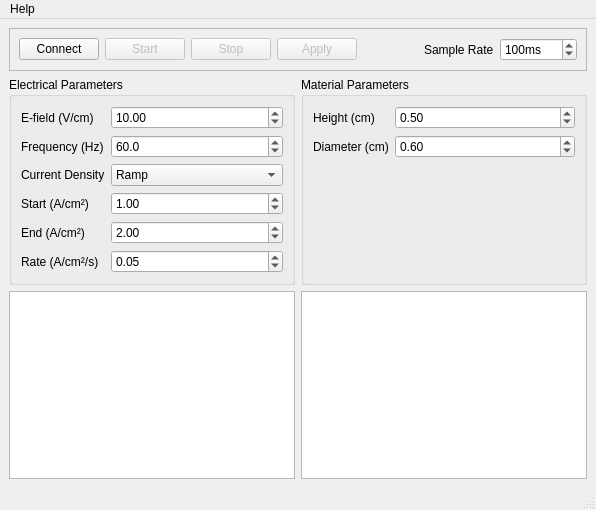
<?xml version="1.0" encoding="UTF-8"?>
<ui version="4.0">
 <class>MainWindow</class>
 <widget class="QMainWindow" name="MainWindow">
  <property name="geometry">
   <rect>
    <x>0</x>
    <y>0</y>
    <width>596</width>
    <height>510</height>
   </rect>
  </property>
  <property name="sizePolicy">
   <sizepolicy hsizetype="Expanding" vsizetype="Expanding">
    <horstretch>0</horstretch>
    <verstretch>0</verstretch>
   </sizepolicy>
  </property>
  <property name="windowTitle">
   <string>MainWindow</string>
  </property>
  <widget class="QWidget" name="centralwidget">
   <property name="sizePolicy">
    <sizepolicy hsizetype="Expanding" vsizetype="Expanding">
     <horstretch>0</horstretch>
     <verstretch>0</verstretch>
    </sizepolicy>
   </property>
   <layout class="QVBoxLayout" name="verticalLayout">
    <item>
     <widget class="QFrame" name="ControlBox">
      <property name="sizePolicy">
       <sizepolicy hsizetype="Preferred" vsizetype="Maximum">
        <horstretch>0</horstretch>
        <verstretch>0</verstretch>
       </sizepolicy>
      </property>
      <property name="frameShape">
       <enum>QFrame::Shape::StyledPanel</enum>
      </property>
      <property name="frameShadow">
       <enum>QFrame::Shadow::Raised</enum>
      </property>
      <layout class="QHBoxLayout" name="horizontalLayout">
       <item>
        <widget class="QPushButton" name="connectionButton">
         <property name="text">
          <string>Connect</string>
         </property>
        </widget>
       </item>
       <item>
        <widget class="QPushButton" name="startButton">
         <property name="enabled">
          <bool>false</bool>
         </property>
         <property name="text">
          <string>Start</string>
         </property>
        </widget>
       </item>
       <item>
        <widget class="QPushButton" name="stopButton">
         <property name="enabled">
          <bool>false</bool>
         </property>
         <property name="text">
          <string>Stop</string>
         </property>
        </widget>
       </item>
       <item>
        <widget class="QPushButton" name="applyButton">
         <property name="enabled">
          <bool>false</bool>
         </property>
         <property name="sizePolicy">
          <sizepolicy hsizetype="Preferred" vsizetype="Fixed">
           <horstretch>0</horstretch>
           <verstretch>0</verstretch>
          </sizepolicy>
         </property>
         <property name="text">
          <string>Apply</string>
         </property>
        </widget>
       </item>
       <item>
        <spacer name="horizontalSpacer_2">
         <property name="orientation">
          <enum>Qt::Orientation::Horizontal</enum>
         </property>
         <property name="sizeHint" stdset="0">
          <size>
           <width>40</width>
           <height>20</height>
          </size>
         </property>
        </spacer>
       </item>
       <item>
        <widget class="QLabel" name="sampleRateLabel">
         <property name="text">
          <string>Sample Rate</string>
         </property>
        </widget>
       </item>
       <item>
        <widget class="QDoubleSpinBox" name="sampleRateDoubleSpinBox">
         <property name="suffix">
          <string>ms</string>
         </property>
         <property name="decimals">
          <number>0</number>
         </property>
         <property name="minimum">
          <double>10.000000000000000</double>
         </property>
         <property name="maximum">
          <double>10000.000000000000000</double>
         </property>
         <property name="value">
          <double>100.000000000000000</double>
         </property>
        </widget>
       </item>
      </layout>
     </widget>
    </item>
    <item>
     <layout class="QHBoxLayout" name="ParamBox">
      <property name="sizeConstraint">
       <enum>QLayout::SizeConstraint::SetMinimumSize</enum>
      </property>
      <item>
       <widget class="QGroupBox" name="ElecBox">
        <property name="sizePolicy">
         <sizepolicy hsizetype="MinimumExpanding" vsizetype="Minimum">
          <horstretch>0</horstretch>
          <verstretch>0</verstretch>
         </sizepolicy>
        </property>
        <property name="title">
         <string>Electrical Parameters</string>
        </property>
        <layout class="QFormLayout" name="formLayout_2">
         <item row="0" column="0">
          <widget class="QLabel" name="eFieldLabel">
           <property name="text">
            <string>E-field (V/cm)</string>
           </property>
          </widget>
         </item>
         <item row="0" column="1">
          <widget class="QDoubleSpinBox" name="eFieldDoubleSpinBox">
           <property name="value">
            <double>10.000000000000000</double>
           </property>
          </widget>
         </item>
         <item row="2" column="0">
          <widget class="QLabel" name="currentDensityLabel">
           <property name="text">
            <string>Current Density</string>
           </property>
          </widget>
         </item>
         <item row="2" column="1">
          <widget class="QComboBox" name="currentDensityModeComboBox">
           <property name="currentIndex">
            <number>1</number>
           </property>
           <item>
            <property name="text">
             <string>Hold</string>
            </property>
           </item>
           <item>
            <property name="text">
             <string>Ramp</string>
            </property>
           </item>
          </widget>
         </item>
         <item row="3" column="0">
          <widget class="QLabel" name="currentDensityStartLabel">
           <property name="text">
            <string>Start (A/cm²)</string>
           </property>
          </widget>
         </item>
         <item row="3" column="1">
          <widget class="QDoubleSpinBox" name="currentDensityStartDoubleSpinBox">
           <property name="singleStep">
            <double>0.500000000000000</double>
           </property>
           <property name="value">
            <double>1.000000000000000</double>
           </property>
          </widget>
         </item>
         <item row="4" column="0">
          <widget class="QLabel" name="currentDensityEndLabel">
           <property name="text">
            <string>End (A/cm²)</string>
           </property>
          </widget>
         </item>
         <item row="4" column="1">
          <widget class="QDoubleSpinBox" name="currentDensityEndDoubleSpinBox">
           <property name="singleStep">
            <double>0.500000000000000</double>
           </property>
           <property name="value">
            <double>2.000000000000000</double>
           </property>
          </widget>
         </item>
         <item row="5" column="0">
          <widget class="QLabel" name="currentDensityRateLabel">
           <property name="text">
            <string>Rate (A/cm²/s)</string>
           </property>
          </widget>
         </item>
         <item row="5" column="1">
          <widget class="QDoubleSpinBox" name="currentDensityRateDoubleSpinBox">
           <property name="minimum">
            <double>0.010000000000000</double>
           </property>
           <property name="singleStep">
            <double>0.050000000000000</double>
           </property>
           <property name="value">
            <double>0.050000000000000</double>
           </property>
          </widget>
         </item>
         <item row="1" column="0">
          <widget class="QLabel" name="frequencyHzLabel">
           <property name="text">
            <string>Frequency (Hz)</string>
           </property>
          </widget>
         </item>
         <item row="1" column="1">
          <widget class="QDoubleSpinBox" name="frequencyHzDoubleSpinBox">
           <property name="decimals">
            <number>1</number>
           </property>
           <property name="minimum">
            <double>43.000000000000000</double>
           </property>
           <property name="maximum">
            <double>1200.000000000000000</double>
           </property>
           <property name="value">
            <double>60.000000000000000</double>
           </property>
          </widget>
         </item>
        </layout>
       </widget>
      </item>
      <item>
       <widget class="QGroupBox" name="MatBox">
        <property name="sizePolicy">
         <sizepolicy hsizetype="MinimumExpanding" vsizetype="Minimum">
          <horstretch>0</horstretch>
          <verstretch>0</verstretch>
         </sizepolicy>
        </property>
        <property name="minimumSize">
         <size>
          <width>0</width>
          <height>0</height>
         </size>
        </property>
        <property name="title">
         <string>Material Parameters</string>
        </property>
        <layout class="QFormLayout" name="formLayout_3">
         <item row="0" column="0">
          <widget class="QLabel" name="heightCmLabel">
           <property name="text">
            <string>Height (cm)</string>
           </property>
          </widget>
         </item>
         <item row="0" column="1">
          <widget class="QDoubleSpinBox" name="heightCmDoubleSpinBox">
           <property name="value">
            <double>0.500000000000000</double>
           </property>
          </widget>
         </item>
         <item row="1" column="0">
          <widget class="QLabel" name="diameterCmLabel">
           <property name="text">
            <string>Diameter (cm)</string>
           </property>
          </widget>
         </item>
         <item row="1" column="1">
          <widget class="QDoubleSpinBox" name="diameterCmDoubleSpinBox">
           <property name="value">
            <double>0.600000000000000</double>
           </property>
          </widget>
         </item>
        </layout>
       </widget>
      </item>
     </layout>
    </item>
    <item>
     <layout class="QHBoxLayout" name="GraphBox">
      <item>
       <widget class="QGraphicsView" name="graphPlaceholder1">
        <property name="sizePolicy">
         <sizepolicy hsizetype="Preferred" vsizetype="MinimumExpanding">
          <horstretch>0</horstretch>
          <verstretch>0</verstretch>
         </sizepolicy>
        </property>
        <property name="minimumSize">
         <size>
          <width>0</width>
          <height>150</height>
         </size>
        </property>
       </widget>
      </item>
      <item>
       <widget class="QGraphicsView" name="graphPlaceholder2">
        <property name="sizePolicy">
         <sizepolicy hsizetype="Preferred" vsizetype="MinimumExpanding">
          <horstretch>0</horstretch>
          <verstretch>0</verstretch>
         </sizepolicy>
        </property>
        <property name="minimumSize">
         <size>
          <width>0</width>
          <height>150</height>
         </size>
        </property>
       </widget>
      </item>
     </layout>
    </item>
   </layout>
  </widget>
  <widget class="QMenuBar" name="menubar">
   <property name="geometry">
    <rect>
     <x>0</x>
     <y>0</y>
     <width>596</width>
     <height>33</height>
    </rect>
   </property>
   <widget class="QMenu" name="menuHelp">
    <property name="title">
     <string>Help</string>
    </property>
    <addaction name="actionGitHub"/>
   </widget>
   <addaction name="menuHelp"/>
  </widget>
  <widget class="QStatusBar" name="statusbar">
   <property name="sizeGripEnabled">
    <bool>true</bool>
   </property>
  </widget>
  <action name="actionSave_data">
   <property name="text">
    <string>Save data</string>
   </property>
  </action>
  <action name="actionGitHub">
   <property name="text">
    <string>GitHub</string>
   </property>
  </action>
 </widget>
 <resources/>
 <connections/>
</ui>
